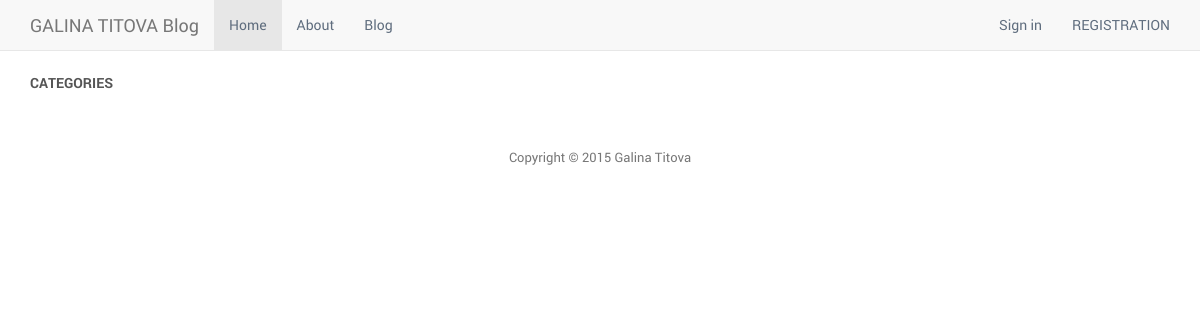
The app's page /blog/categories, older data.
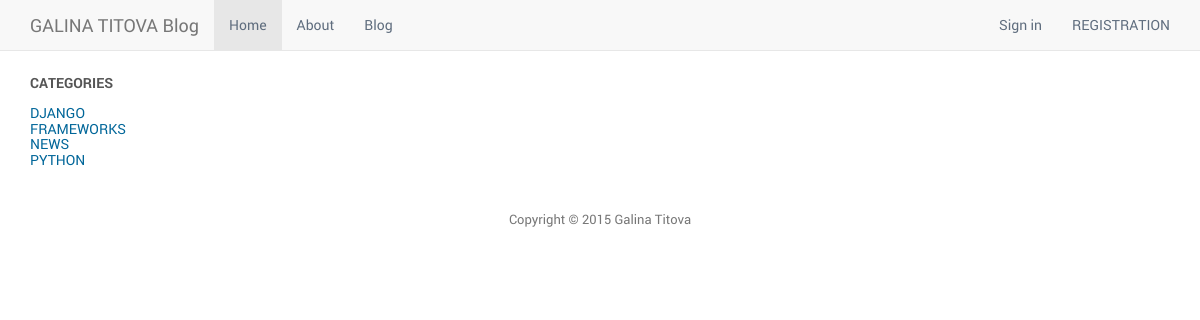
The same page, newer data.
### blog/models.py (models this page shows, shortened)
class Category(models.Model):
    name = models.CharField(max_length = 128, unique = True)
    slug = models.SlugField(unique=True)

### blog/views.py (the view)
def categories(request):
		category_list = Category.objects.order_by('name')
		context_dict = {'category_list': category_list}
		return render(request, 'blog/cat.html', context_dict)

### templates/blog/cat.html (shortened to what this page needs)
{% extends "base.html" %}
{% load staticfiles %}
{% block content %}
<h1>Categories</h1>
{% for cat in category_list %}
	<div>
		<h2><a href="#">
		{{ cat.name }}
		</a></h2>
		</div>
	{% endfor %}
{% endblock %}

Row changes from the older to the newer data that the page shows:
added Category: name "DJANGO"
added Category: name "FRAMEWORKS"
added Category: name "NEWS"
added Category: name "PYTHON"
